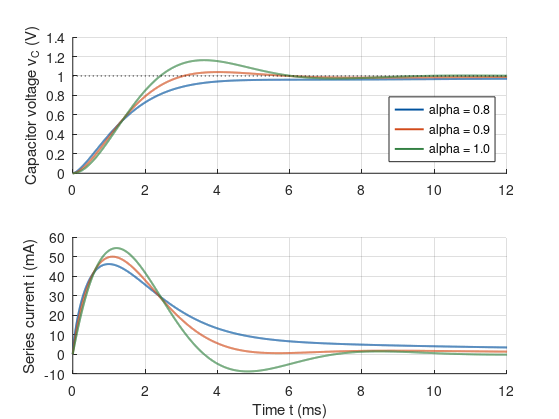
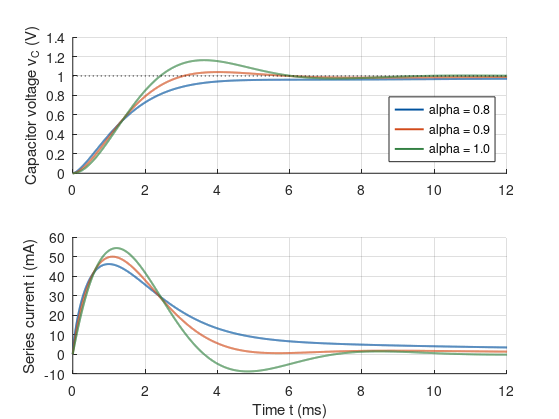
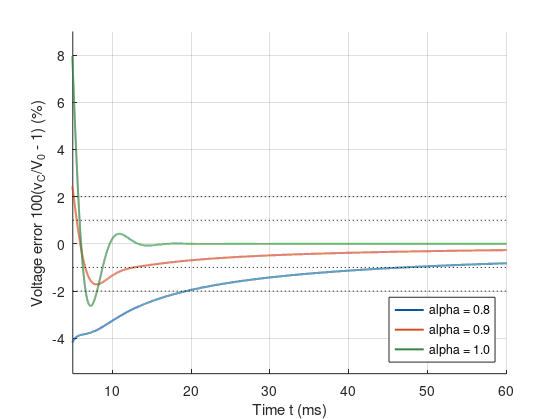
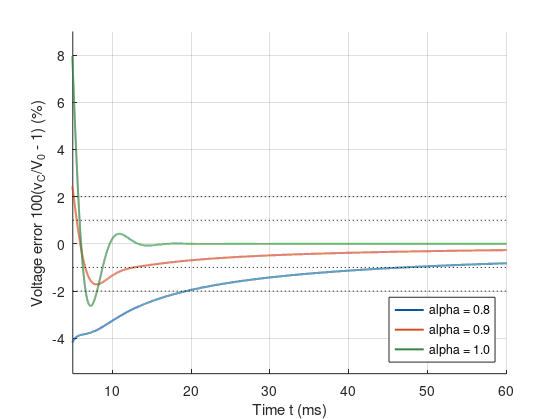

Write the MATLAB code that produced these figures, in order.
function results = rlc_fractional_study(doPlots, outputDirectory)
%RLC_FRACTIONAL_STUDY Reproduce the ideal fractional RLC numerical study.
%   RESULTS = RLC_FRACTIONAL_STUDY runs the complete study and saves figures
%   and CSV files in ./matlab_results. No optional MATLAB toolbox is needed.
%   RESULTS = RLC_FRACTIONAL_STUDY(false) saves CSV files without plotting.
%   RESULTS = RLC_FRACTIONAL_STUDY(true, 'my_results') selects the output path.
%
%   Model, with u=t/tau, x=v_C/V0 and y=Z0*i/V0:
%       D_C^alpha x = y,   D_C^alpha y = 1 - x - rho*y,
%       x(0)=y(0)=0.
%   At alpha=1, R=10 ohm, L=10 mH and C=100 microfarad. At alpha<1 the
%   elements obey ideal fractional constitutive laws; this is a model study,
%   not a hardware experiment. D_C denotes the Caputo derivative.
%
%   Backward-Euler convolution quadrature (full, untruncated history):
%       w_j = (1-(1+alpha)/j)*w_{j-1}, w_0=1,
%       z_n = (I-h^alpha*A)^(-1) *
%             (h^alpha*b - sum_{j=1}^n w_j*z_{n-j}).
%   The zero initial states make the CQ Caputo correction vanish. The same
%   recurrence at alpha=1 is ordinary backward Euler, not an exact solver.
%   Work grows quadratically with U/h; the default fine mesh has 24001 nodes.
%
%   Settling times are last-exit estimates on the finite 0--60 ms record.
%   Both the first in-band sample after the last exit and a linearly
%   interpolated boundary crossing are reported. NaN means the requested
%   quantity was not observed by the horizon. A finite record does not prove
%   that the response will remain inside the band for all future time.
%
%   This delivered script was statically reviewed, but was not run in MATLAB
%   in the preparation environment. The accompanying Python implementation
%   generated the paper's plots and was checked by independent inversion.

if nargin < 1 || isempty(doPlots)
    doPlots = true;
end
if nargin < 2 || isempty(outputDirectory)
    outputDirectory = fullfile(pwd, 'matlab_results');
end
if ~isscalar(doPlots)
    error('doPlots must be a scalar logical or numeric value.');
end
if ~exist(outputDirectory, 'dir')
    mkdir(outputDirectory);
end

alphaValues = [0.8, 0.9, 1.0];
hValues = [0.01, 0.005, 0.0025];
U = 60;
tau = 1e-3;             % seconds
Z0 = 10;               % ohm
V0 = 1;                % volt
rho = 1;               % R/Z0
A = [0, 1; -1, -rho];
b = [0; 1];
colors = [0.00, 0.32, 0.62; 0.82, 0.29, 0.10; 0.20, 0.50, 0.26];
labels = {'alpha = 0.8', 'alpha = 0.9', 'alpha = 1.0'};

results = struct;
results.parameters = struct('alpha', alphaValues, 'h', hValues, 'U', U, ...
    'tau_s', tau, 'Z0_ohm', Z0, 'V0_V', V0, 'rho', rho, 'A', A, 'b', b);
results.outputDirectory = outputDirectory;
results.mesh = cell(numel(alphaValues), numel(hValues));

fprintf('Running full-history convolution quadrature; this may take several minutes.\n');
for ia = 1:numel(alphaValues)
    for ih = 1:numel(hValues)
        fprintf('  alpha = %.1f, h = %.4f\n', alphaValues(ia), hValues(ih));
        [u, z] = solveCQ(alphaValues(ia), hValues(ih), U, A, b);
        run = struct('alpha', alphaValues(ia), 'h', hValues(ih), ...
            'u', u, 't_s', tau*u, 'z', z, 'vC_V', V0*z(1,:), ...
            'i_A', (V0/Z0)*z(2,:));
        run.metrics = responseMetrics(u, z, tau, V0, Z0);
        results.mesh{ia, ih} = run;
    end
end
results.fine = results.mesh(:, end);

% Closed-form classical reference, independent of the numerical recurrence.
wd = sqrt(1 - rho^2/4);
classicalRows = zeros(numel(hValues), 5);
for ih = 1:numel(hValues)
    run = results.mesh{end, ih};
    e = exp(-rho*run.u/2);
    xExact = 1 - e.*(cos(wd*run.u) + rho/(2*wd)*sin(wd*run.u));
    yExact = e.*sin(wd*run.u)/wd;
    classicalRows(ih,:) = [run.h, max(abs(run.z(1,:)-xExact))*V0, ...
        max(abs(run.z(2,:)-yExact))*(V0/Z0), ...
        abs(run.z(1,end)-xExact(end))*V0, ...
        abs(run.z(2,end)-yExact(end))*(V0/Z0)];
end
results.classicalError = classicalRows;

% Compare each coarser mesh with the fine mesh at common time nodes.
meshRows = zeros(numel(alphaValues)*(numel(hValues)-1), 5);
k = 0;
for ia = 1:numel(alphaValues)
    fine = results.mesh{ia, end};
    for ih = 1:numel(hValues)-1
        coarse = results.mesh{ia, ih};
        stride = round(coarse.h/fine.h);
        if abs(stride*fine.h-coarse.h) > 1e-12
            error('The meshes must have integer step-size ratios.');
        end
        zFineAtCoarseNodes = fine.z(:, 1:stride:end);
        k = k+1;
        meshRows(k,:) = [alphaValues(ia), coarse.h, fine.h, ...
            V0*max(abs(coarse.z(1,:)-zFineAtCoarseNodes(1,:))), ...
            (V0/Z0)*max(abs(coarse.z(2,:)-zFineAtCoarseNodes(2,:)))];
    end
end
results.meshComparison = meshRows;

% Independent Laplace inversion references (mpmath, de Hoog method, 35 dps).
% These fixed values can be regenerated by the accompanying simulation.py;
% no inverse-Laplace toolbox is required to check them in MATLAB. Columns
% correspond to u = 0.25, 1, 2, 4, 10, 20, 30, 60; rows to alpha values.
referenceU = [0.25, 1, 2, 4, 10, 20, 30, 60];
referenceX = [ ...
    0.06422381780090552, 0.39455724340331516, 0.7280683832680246, ...
    0.9431913722169257, 0.9673940957944175, 0.9804893684730872, ...
    0.9857806392600282, 0.9917877079272146; ...
    0.043548073176072934, 0.3717784882703595, 0.7902265255788807, ...
    1.040258344939488, 0.9865733776642929, 0.9930523069883991, ...
    0.9951228895166322, 0.997368438662134; ...
    0.028653632637901032, 0.3402998466082983, 0.8494256348541124, ...
    1.1531227684140493, 1.0021701167393262, 1.0000242939948036, ...
    0.9999996652004047, 0.999999999999958];
laplaceRows = zeros(numel(alphaValues)*numel(hValues), 3);
k = 0;
for ia = 1:numel(alphaValues)
    for ih = 1:numel(hValues)
        run = results.mesh{ia, ih};
        indices = round(referenceU/run.h)+1;
        if any(abs(run.u(indices)-referenceU) > 1e-10)
            error('Reference times must lie on every numerical mesh.');
        end
        k = k+1;
        laplaceRows(k,:) = [alphaValues(ia), run.h, ...
            V0*max(abs(run.z(1,indices)-referenceX(ia,:)))];
    end
end
results.laplaceReference = struct('u', referenceU, 'x', referenceX, ...
    'method', 'mpmath inverse Laplace, de Hoog, 35 decimal digits');
results.laplaceValidation = laplaceRows;

fHz = logspace(0, 4, 1000);
H = zeros(numel(alphaValues), numel(fHz));
for ia = 1:numel(alphaValues)
    q = (1i*2*pi*fHz*tau).^alphaValues(ia);
    H(ia,:) = 1./(q.^2+rho*q+1);
end
results.frequency = struct('f_Hz', fHz, 'H', H, ...
    'magnitude_dB', 20*log10(abs(H)), ...
    'phase_deg', (180/pi)*unwrap(angle(H), [], 2));

writeMetricsCSV(fullfile(outputDirectory, 'metrics.csv'), results.fine);
writeNumericCSV(fullfile(outputDirectory, 'classical_error.csv'), ...
    'h_dimensionless,max_vC_error_V,max_i_error_A,final_vC_error_V,final_i_error_A', ...
    classicalRows);
writeNumericCSV(fullfile(outputDirectory, 'mesh_validation.csv'), ...
    'alpha,h_coarse_dimensionless,h_fine_dimensionless,max_vC_difference_V,max_i_difference_A', ...
    meshRows);
writeNumericCSV(fullfile(outputDirectory, 'laplace_validation.csv'), ...
    'alpha,h_dimensionless,max_reference_grid_vC_error_V', laplaceRows);

% Save all states, meshes and metadata so that CSVs and figures are traceable.
save(fullfile(outputDirectory, 'results.mat'), 'results');

if doPlots
    makeFigures(results, colors, labels);
end
fprintf('Results saved in %s\n', outputDirectory);
end

function [u, z] = solveCQ(alpha, h, U, A, b)
N = round(U/h);
if abs(N*h-U) > 1e-10
    error('U/h must be an integer.');
end
u = (0:N)*h;
w = zeros(N+1, 1);
w(1) = 1;
for j = 1:N
    w(j+1) = (1-(1+alpha)/j)*w(j);
end
ha = h^alpha;
G = (eye(2)-ha*A)\eye(2);  % Compute the constant 2-by-2 inverse once.
z = zeros(2, N+1);
for n = 1:N
    history = z(:, n:-1:1)*w(2:n+1);
    z(:, n+1) = G*(ha*b-history);
end
end

function m = responseMetrics(u, z, tau, V0, Z0)
x = z(1,:);
[peak, index] = max(x);
m.overshoot_percent_0_60ms = 100*max(0, peak-1);
if peak > 1
    m.peak_time_ms = 1e3*tau*u(index);
else
    m.peak_time_ms = NaN;
end
t10 = firstCrossing(u, x, 0.1);
t90 = firstCrossing(u, x, 0.9);
m.rise_10_90_ms = 1e3*tau*(t90-t10);
[sampled, interpolated] = lastExit(u, x, 0.02);
m.settling_2pct_sampled_ms = 1e3*tau*sampled;
m.settling_2pct_interpolated_ms = 1e3*tau*interpolated;
[sampled, interpolated] = lastExit(u, x, 0.01);
m.settling_1pct_sampled_ms = 1e3*tau*sampled;
m.settling_1pct_interpolated_ms = 1e3*tau*interpolated;
m.x30 = interp1(u, z(1,:), 30, 'linear');
m.x60 = z(1,end);
m.y30 = interp1(u, z(2,:), 30, 'linear');
m.y60 = z(2,end);
m.vC_30ms_V = V0*m.x30;
m.vC_60ms_V = V0*m.x60;
m.i_30ms_A = (V0/Z0)*m.y30;
m.i_60ms_A = (V0/Z0)*m.y60;
end

function crossing = firstCrossing(u, x, level)
index = find(x >= level, 1, 'first');
if isempty(index)
    crossing = NaN;
elseif index == 1
    crossing = u(1);
else
    crossing = u(index-1) + (level-x(index-1))* ...
        (u(index)-u(index-1))/(x(index)-x(index-1));
end
end

function [sampled, interpolated] = lastExit(u, x, tolerance)
errorMagnitude = abs(x-1);
index = find(errorMagnitude > tolerance, 1, 'last');
if isempty(index)
    sampled = u(1);
    interpolated = u(1);
elseif index == numel(u)
    sampled = NaN;
    interpolated = NaN;
else
    sampled = u(index+1);
    interpolated = u(index) + (tolerance-errorMagnitude(index))* ...
        (u(index+1)-u(index))/(errorMagnitude(index+1)-errorMagnitude(index));
end
end

function writeMetricsCSV(filename, fine)
fields = {'overshoot_percent_0_60ms', 'peak_time_ms', 'rise_10_90_ms', ...
    'settling_2pct_sampled_ms', 'settling_2pct_interpolated_ms', ...
    'settling_1pct_sampled_ms', 'settling_1pct_interpolated_ms', ...
    'x30', 'x60', 'y30', 'y60', 'vC_30ms_V', 'vC_60ms_V', ...
    'i_30ms_A', 'i_60ms_A'};
header = 'alpha';
for j = 1:numel(fields)
    header = [header, ',', fields{j}]; %#ok<AGROW>
end
rows = zeros(numel(fine), numel(fields)+1);
for ia = 1:numel(fine)
    rows(ia,1) = fine{ia}.alpha;
    for j = 1:numel(fields)
        rows(ia,j+1) = fine{ia}.metrics.(fields{j});
    end
end
writeNumericCSV(filename, header, rows);
end

function writeNumericCSV(filename, header, rows)
fid = fopen(filename, 'w');
if fid == -1
    error('Unable to open CSV file: %s', filename);
end
cleanup = onCleanup(@() fclose(fid)); %#ok<NASGU>
fprintf(fid, '%s\n', header);
for k = 1:size(rows,1)
    fprintf(fid, '%.12g', rows(k,1));
    fprintf(fid, ',%.12g', rows(k,2:end));
    fprintf(fid, '\n');
end
end

function makeFigures(results, colors, labels)
fine = results.fine;
out = results.outputDirectory;
V0 = results.parameters.V0_V;

fig = figure('Color', 'w', 'Name', 'Fractional RLC transient');
subplot(2,1,1); hold on;
for ia = 1:numel(fine)
    plot(1e3*fine{ia}.t_s, fine{ia}.vC_V, 'Color', colors(ia,:), 'LineWidth', 1.4);
end
plot([0,12], [V0,V0], 'k:', 'HandleVisibility', 'off');
xlim([0,12]); grid on;
ylabel('Capacitor voltage v_C (V)');
legend(labels, 'Location', 'southeast');
subplot(2,1,2); hold on;
for ia = 1:numel(fine)
    plot(1e3*fine{ia}.t_s, 1e3*fine{ia}.i_A, 'Color', colors(ia,:), 'LineWidth', 1.4);
end
xlim([0,12]); grid on;
xlabel('Time t (ms)'); ylabel('Series current i (mA)');
saveFigure(fig, out, 'transient');

fig = figure('Color', 'w', 'Name', 'Fractional RLC tail'); hold on;
for ia = 1:numel(fine)
    plot(1e3*fine{ia}.t_s, 100*(fine{ia}.z(1,:)-1), ...
        'Color', colors(ia,:), 'LineWidth', 1.4);
end
for tolerance = [-2,-1,1,2]
    plot([5,60], [tolerance,tolerance], 'k:', 'HandleVisibility', 'off');
end
xlim([5,60]); ylim([-5.5,9]); grid on;
xlabel('Time t (ms)'); ylabel('Voltage error 100(v_C/V_0 - 1) (%)');
legend(labels, 'Location', 'southeast');
saveFigure(fig, out, 'tail');

fHz = results.frequency.f_Hz;
fig = figure('Color', 'w', 'Name', 'Fractional RLC frequency response');
subplot(2,1,1); hold on;
for ia = 1:numel(fine)
    semilogx(fHz, results.frequency.magnitude_dB(ia,:), ...
        'Color', colors(ia,:), 'LineWidth', 1.4);
end
set(gca, 'XScale', 'log'); grid on;
ylabel('Voltage gain |H| (dB)'); legend(labels, 'Location', 'southwest');
subplot(2,1,2); hold on;
for ia = 1:numel(fine)
    semilogx(fHz, results.frequency.phase_deg(ia,:), ...
        'Color', colors(ia,:), 'LineWidth', 1.4);
end
set(gca, 'XScale', 'log'); grid on;
xlabel('Frequency f (Hz)'); ylabel('Phase (degree)');
saveFigure(fig, out, 'frequency');

fig = figure('Color', 'w', 'Name', 'Fractional RLC mesh validation'); hold on;
rows = results.laplaceValidation;
for ia = 1:numel(fine)
    select = abs(rows(:,1)-fine{ia}.alpha) < 1e-12;
    if fine{ia}.alpha == 1
        plotH = results.classicalError(:,1);
        plotError = results.classicalError(:,2);
    else
        plotH = rows(select,2);
        plotError = rows(select,3);
    end
    loglog(plotH, plotError, '-o', ...
        'Color', colors(ia,:), 'LineWidth', 1.4, 'MarkerSize', 6);
end
h = results.parameters.h;
guide = rows(1,3)*(h/h(1));
loglog(h, guide, 'k--', 'LineWidth', 1.2);
set(gca, 'XScale', 'log', 'YScale', 'log'); grid on;
xlabel('Dimensionless step h = Delta t / tau');
ylabel('Maximum voltage error (V)');
legend([labels, {'O(h) guide'}], 'Location', 'northwest');
title({'Fractional: eight independent Laplace samples', ...
       'Classical: exact solution at every grid node'});
saveFigure(fig, out, 'convergence');
end

function saveFigure(fig, directory, basename)
set(fig, 'PaperPositionMode', 'auto');
print(fig, fullfile(directory, [basename,'.png']), '-dpng', '-r200');
print(fig, fullfile(directory, [basename,'.pdf']), '-dpdf');
end
